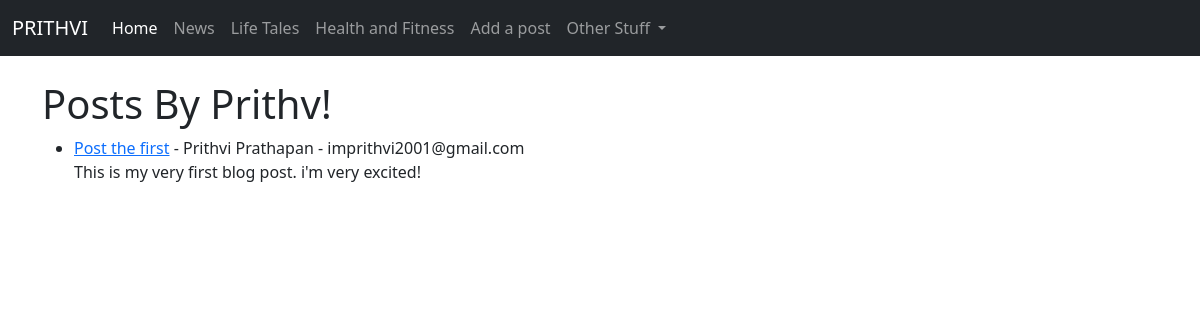
The app's page /, older data.
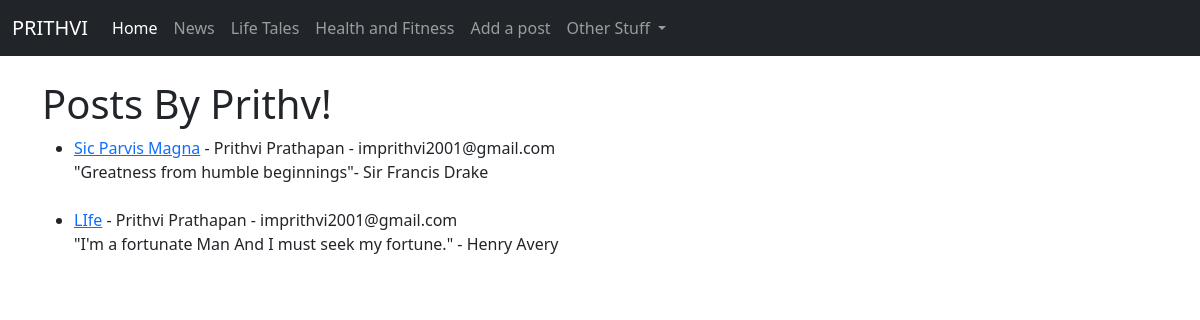
The same page, newer data.
### theblog/models.py (models this page shows, shortened)
class Post(models.Model):
	title = models.CharField(max_length = 255)
	title_tag = models.CharField(max_length = 255)
	author = models.ForeignKey(User, on_delete = models.CASCADE)
	body = models.TextField()

### theblog/views.py (the view)
# urls.py: path('', HomeView.as_view(), name = "home"),
class HomeView(ListView):
	model = Post
	template_name = "home.html"

### theblog/templates/home.html
{% extends 'base.html' %}
{% block content %}
<h1>Posts By Prithv!</h1>
<ul>
{% for post in object_list %}
<li><a href="{% url 'article-detail' post.pk %}">{{ post.title }}</a> - {{ post.author.first_name }}
	{{ post.author.last_name }} - {{ post.author.email }}<br/>
	{{ post.body }}</li>
	<br/>
{% endfor %}
</ul>
{% endblock %}

Row changes from the older to the newer data that the page shows:
changed Post: title "Post the first" → "Sic Parvis Magna"; body "This is my very first blog post. i'm very excited!" → "\"Greatness from humble beginnings\"- Sir Francis Drake"
added Post: title "LIfe", author.first_name "Prithvi", author.last_name "Prathapan", author.email "imprithvi2001@gmail.com", body "\"I'm a fortunate Man And I must seek my fortune.\" - Henry Avery"
